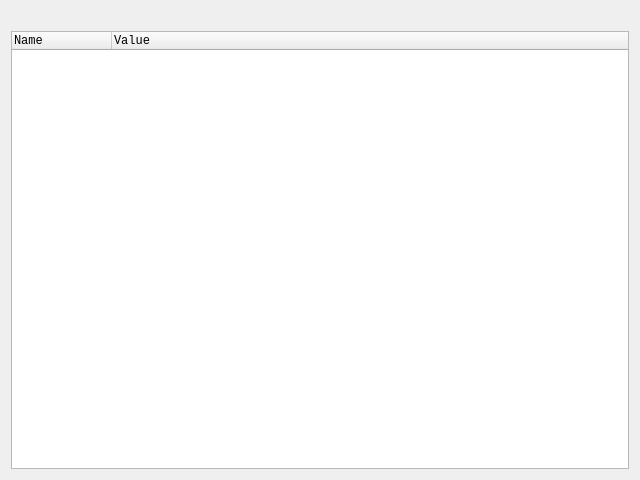
<?xml version="1.0" encoding="UTF-8"?>
<ui version="4.0">
 <class>Dialog</class>
 <widget class="QDialog" name="Dialog">
  <property name="geometry">
   <rect>
    <x>0</x>
    <y>0</y>
    <width>640</width>
    <height>480</height>
   </rect>
  </property>
  <property name="windowTitle">
   <string>Find Instances</string>
  </property>
  <layout class="QVBoxLayout" name="verticalLayout">
   <item>
    <widget class="QLabel" name="label_Header">
     <property name="text">
      <string notr="true"/>
     </property>
     <property name="textInteractionFlags">
      <set>Qt::LinksAccessibleByMouse|Qt::TextSelectableByMouse</set>
     </property>
    </widget>
   </item>
   <item>
    <widget class="QTreeWidget" name="treeWidget_Instances">
     <property name="font">
      <font>
       <family>Monospace</family>
      </font>
     </property>
     <property name="editTriggers">
      <set>QAbstractItemView::NoEditTriggers</set>
     </property>
     <property name="wordWrap">
      <bool>false</bool>
     </property>
     <column>
      <property name="text">
       <string>Name</string>
      </property>
     </column>
     <column>
      <property name="text">
       <string>Value</string>
      </property>
     </column>
    </widget>
   </item>
  </layout>
 </widget>
 <resources/>
 <connections/>
</ui>
